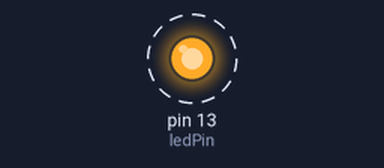
Recording of a sketch running on a simulated Arduino Uno, built with avr-gcc and run on an emulated ATmega328P. On the bench: output pins drawn as LEDs (lit = HIGH). Dashed ring = blinking.

Above: at 0.5 s.
Timing chart, 0 to 4.6 s (numbered marks = the images above):
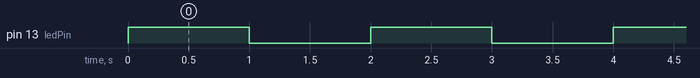

The sketch:

timerConfigManual.ino
```cpp
const int ledPin = 13; // Pino do LED embutido

void setup() {
  pinMode(ledPin, OUTPUT); // Configura o pino do LED como saída
  noInterrupts(); // Desativa todas as interrupções

  // Configura o Timer 1 no modo CTC (Clear Timer on Compare Match)
  TCCR1A = 0;        // Limpa o registrador de controle A
  TCCR1B = 0;        // Limpa o registrador de controle B
  TCNT1  = 0;        // Inicializa o contador do Timer 1 com 0

  // Define o valor de comparação para gerar uma interrupção a cada 1 segundo
  // F_CPU / (prescaler * frequência desejada) - 1
  OCR1A = 15624;     // Para 1 segundo com prescaler 1024

  TCCR1B |= (1 << WGM12);   // Modo CTC (limpar o timer ao comparar)
  TCCR1B |= (1 << CS12) | (1 << CS10); // Configura prescaler 1024

  TIMSK1 |= (1 << OCIE1A);  // Habilita interrupção por comparação
  interrupts();             // Ativa as interrupções
}

ISR(TIMER1_COMPA_vect) {
  digitalWrite(ledPin, !digitalRead(ledPin)); // Inverte o estado do LED
}

void loop() {
  // O código principal continua rodando normalmente
}
```

Measured:
- by itself, pin 13 (ledPin): alternates HIGH for 1.0 s and LOW for 1.0 s
